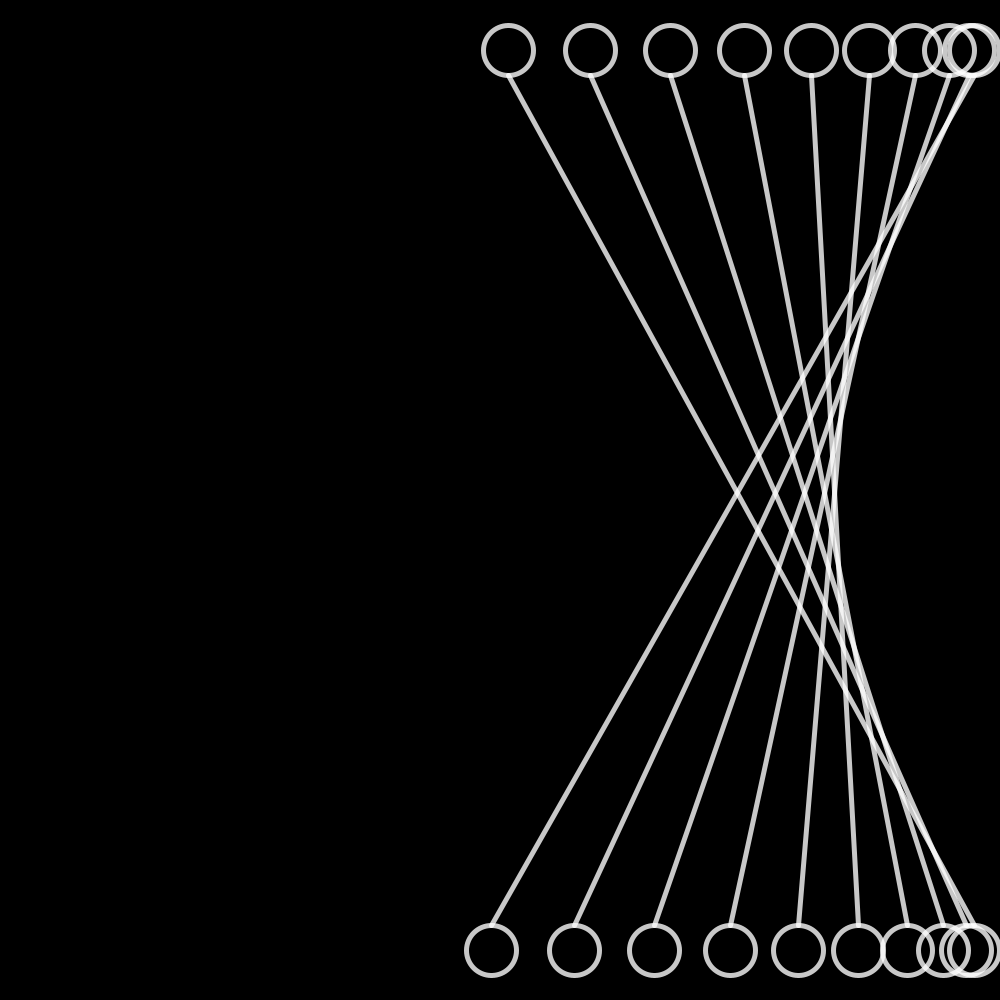
Frame 1 (no input)
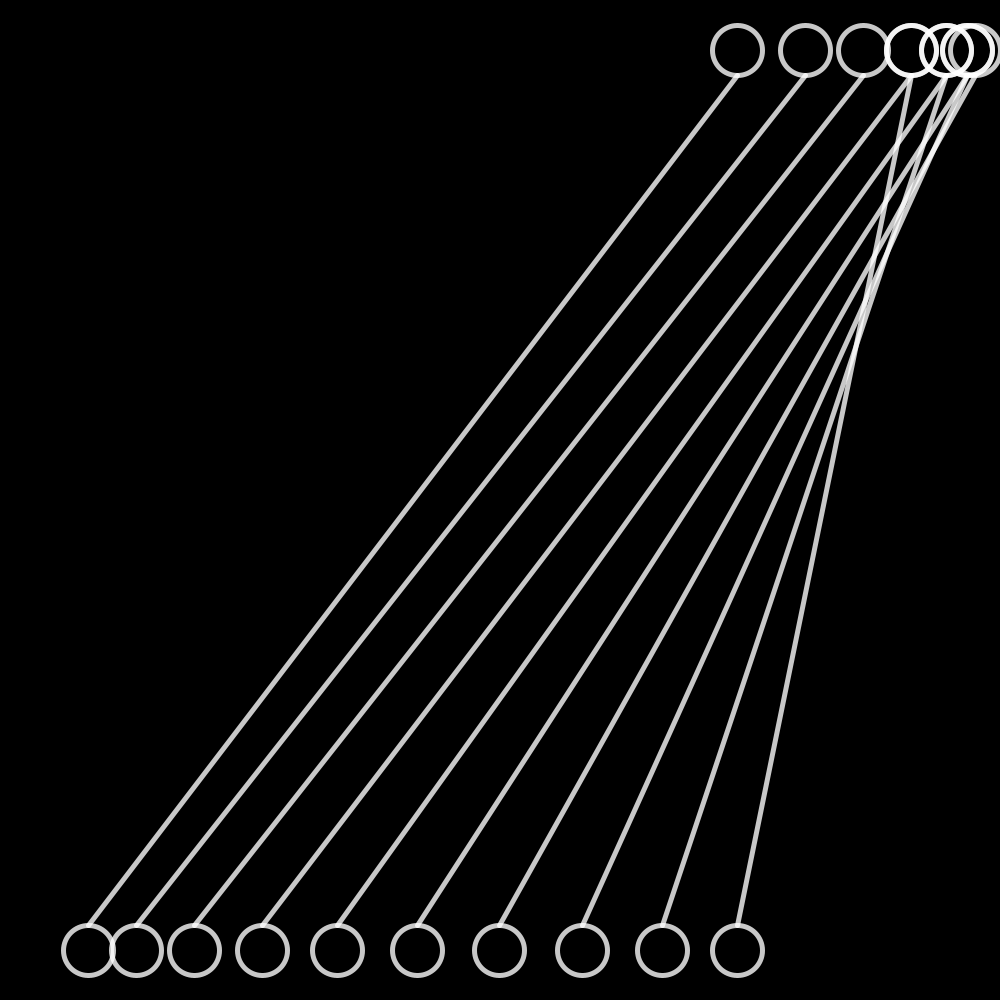
Frame 60 (the mouse pressed at the canvas centre just before this capture)
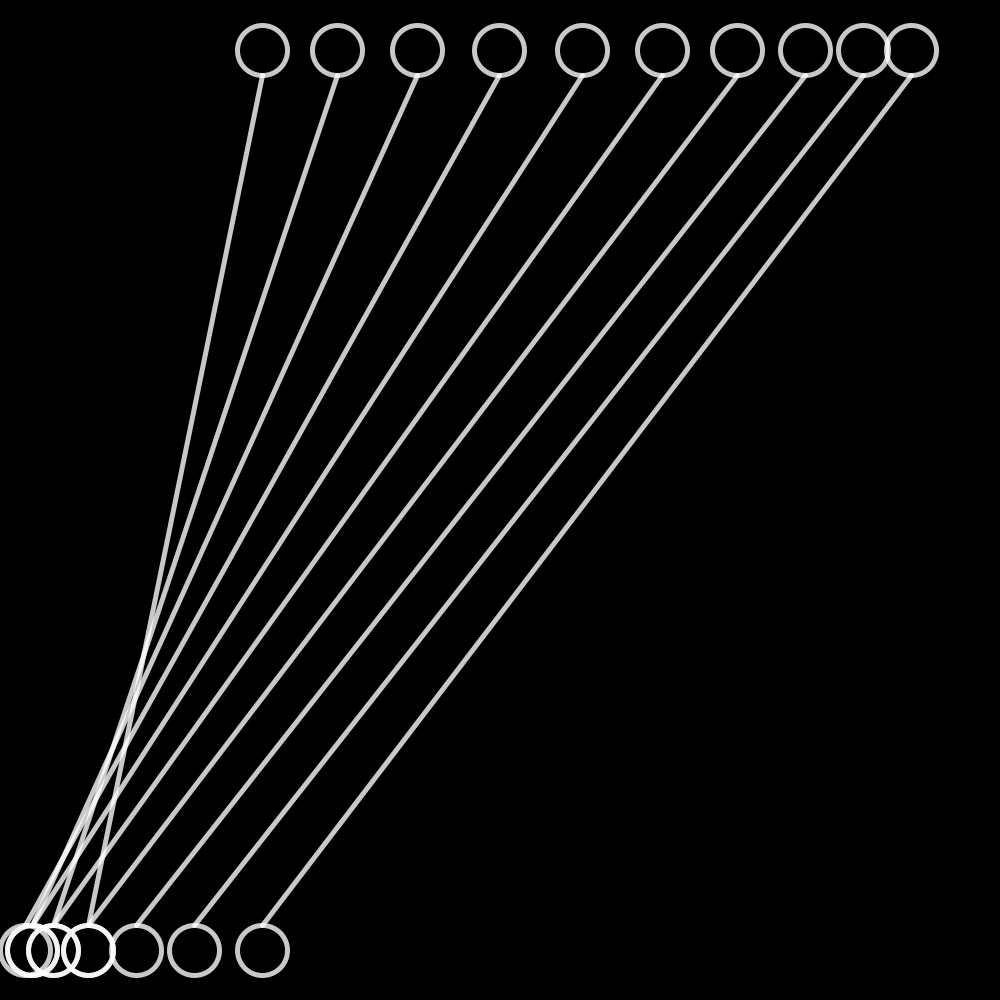
Frame 120 (the mouse held since frame 60 and released just before this capture)

The Processing sketch that drew these frames (run headless with seeded random() and noise(); from frame 60 on, the mouse is pressed at the canvas centre):

// Processing sketch: sketch02
// ── sketch02.pde
int diameter = 50;  // circle diameter
int numLines = 10;  // number of circles

void setup() {
  size(1000, 1000);
}

void draw() {
  background(0);
  noFill();
  for(int n = 0; n < numLines; n++) {
    // sin and cos return the sine cosine of a giving angle (or offset)
    // sin() and cos() expect this angle to be between 0..2*PI
    // the radians() function allows us to convert a degree value (0..360) to a
    // corresponding radians value (0..2*PI)
    float sinWave = sin(radians(frameCount+n*numLines));
    float cosWave = cos(radians(frameCount+n*numLines));
   
    // remap the sinWave and cosWave values by multiplying them
    // by a giving range
    // by the use of (width/2 - diameter/2) as range value,
    // the circles will use the full canvas size to for their horizontal movement
    // by subtracing -diameter/2 from the width/2, the circles will never
    // exceed the canvas size and will stop right before the borders / edges of the canvas
    float x1 = width/2 + (width/2 - diameter/2) * sinWave;
    float x2 = width/2 + (width/2 - diameter/2) * cosWave;
    float y1 = diameter;
    float y2 = height - diameter;
    
    stroke(255, 200);
    strokeWeight(5);
    // draw circles on the top 
    circle(x1, y1, diameter);
    
    // draw circles on the bottom
    circle(x2, y2, diameter);
    
    stroke(255, 200);
    // connect the top and bottom circles
    line(x1, y1+diameter/2, x2, y2-diameter/2);
  }
}
